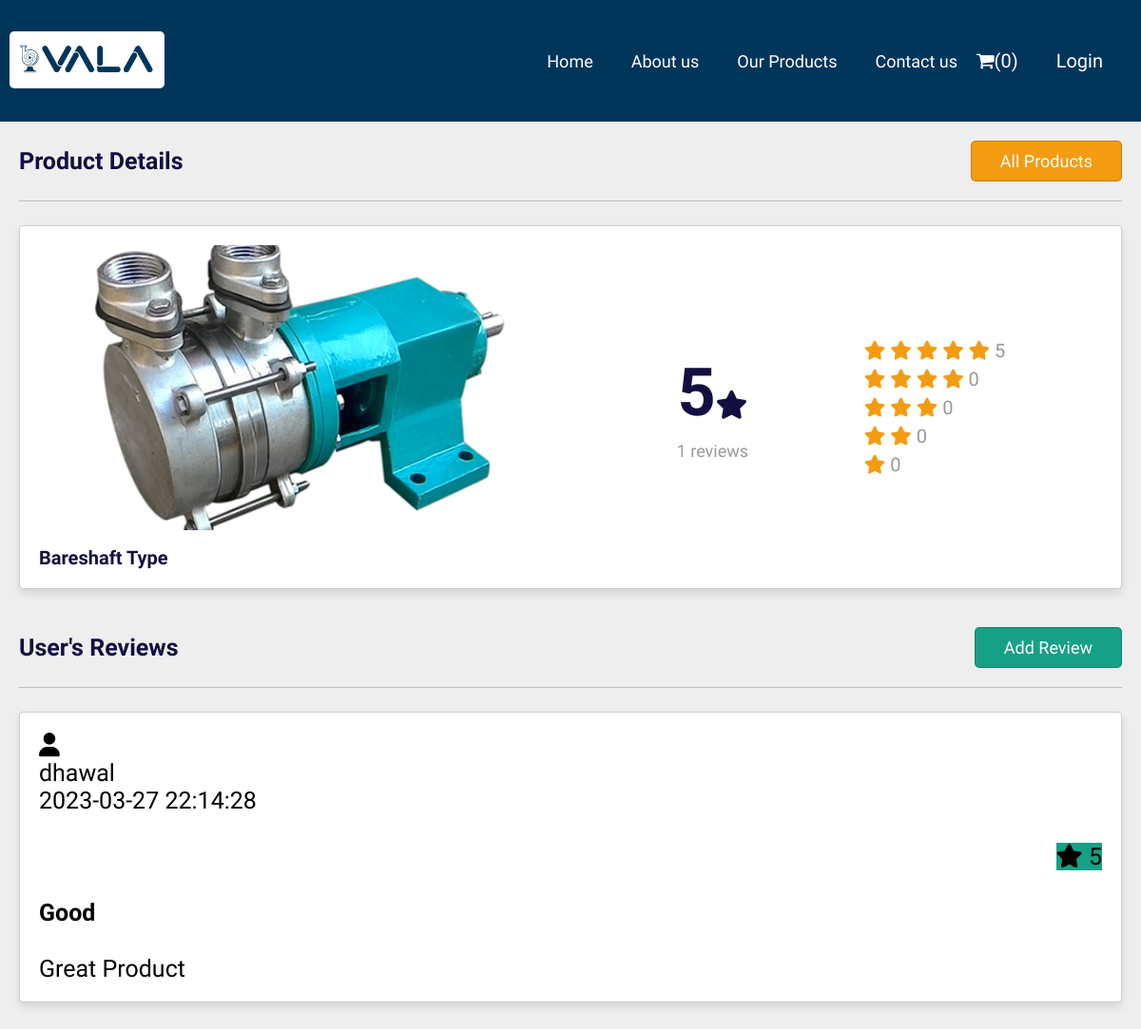
The page /view_review.php?get_id=14 on the database its author committed.
### tables this page shows
CREATE TABLE `product` (
  `product_id` int(11) NOT NULL,
  `product_name` varchar(30) NOT NULL,
  `QOH` int(11) NOT NULL,
  `price` float NOT NULL,
  `img` varchar(50) NOT NULL,
  `description` varchar(255) DEFAULT NULL,
  `status` tinyint(4) NOT NULL,
  `product_cate_id` int(11) NOT NULL
);

CREATE TABLE `feedback_rating` (
  `f_r_id` int(10) NOT NULL,
  `user_id` int(11) NOT NULL,
  `product_id` int(11) NOT NULL,
  `star` int(11) NOT NULL,
  `feedback_titles` varchar(45) NOT NULL,
  `f_comments` text NOT NULL,
  `f_date` datetime NOT NULL DEFAULT current_timestamp()
);

CREATE TABLE `user` (
  `user_id` int(11) NOT NULL,
  `Is_Admin` tinyint(1) DEFAULT 0,
  `fname` varchar(30) NOT NULL,
  `lname` varchar(30) NOT NULL,
  `email` varchar(30) NOT NULL,
  `password` varchar(20) NOT NULL,
  `mob_no` varchar(11) NOT NULL,
  `address` varchar(100) DEFAULT NULL,
  `area_id` int(11) DEFAULT NULL
);

### view_review.php (the view, shortened to what this page needs)
<?php
include 'config.php';
if(isset($_GET['get_id'])){
   $get_id = $_GET['get_id'];
}else{
   $get_id = '';
   header('location:Our_category.php');
}
?>
<!DOCTYPE html>
<html lang="en">
<head>
   <link rel="stylesheet" href="css/s2.css">
   <link rel="stylesheet" href="https://cdnjs.cloudflare.com/ajax/libs/font-awesome/4.7.0/css/font-awesome.min.css">
</head>
<body>
<?php include 'navbar.php'; ?>
<section class="view-post">
   <div class="heading"><h1>product details</h1> <a href="Our-category.php" class="inline-option-btn" style="margin-top: 0;">All Products</a></div>
   <?php
      $select = mysqli_query($conn,"SELECT * FROM product where product_id='$get_id'");
      $num = mysqli_num_rows($select);
      if($num>0){
         while($row = mysqli_fetch_assoc($select)){
            $total_ratings = 0;
            $rating_1 = 0;
            $rating_2 = 0;
            $rating_3 = 0;
            $rating_4 = 0;
            $rating_5 = 0;
         $select1 = mysqli_query($conn,"SELECT f.*,u.*,p.* FROM feedback_rating f,user u,product p WHERE f.user_id=u.user_id AND f.product_id=p.product_id AND p.product_id=$get_id");
         $total_reivews = mysqli_num_rows($select1);
         if($total_reivews>0){
            while($fetch_rating =  mysqli_fetch_assoc($select1)){
               $total_ratings += $fetch_rating['star'];
               if($fetch_rating['star'] == 5){
                  $rating_5 += $fetch_rating['star'];
               }
            }
         }
         if($total_reivews != 0){
               $average = round($total_ratings / $total_reivews, 1);
         }else{
               $average = 0;
         }
   ?>
   <div class="row">
      <div class="col">
         <img src="uploadimage/<?= $row['img']; ?>" alt="" class="image">
         <h3 class="title"><?= $row['product_name']; ?></h3>
      </div>
      <div class="col">
         <div class="flex">
            <div class="total-reviews">
               <h3><?= $average; ?><i class="fas fa-star"></i></h3>
               <p><?= $total_reivews; ?> reviews</p>
            </div>
            <div class="total-ratings">
               <p>
                  <i class="fas fa-star"></i>
                  <i class="fas fa-star"></i>
                  <i class="fas fa-star"></i>
                  <i class="fas fa-star"></i>
                  <i class="fas fa-star"></i>
                  <span><?= $rating_5; ?></span>
               </p>
               <p>
                  <i class="fas fa-star"></i>
                  <i class="fas fa-star"></i>
                  <i class="fas fa-star"></i>
                  <i class="fas fa-star"></i>
                  <span><?= $rating_4; ?></span>
               </p>
               <p>
                  <i class="fas fa-star"></i>
                  <i class="fas fa-star"></i>
                  <i class="fas fa-star"></i>
                  <span><?= $rating_3; ?></span>
               </p>
               <p>
                  <i class="fas fa-star"></i>
                  <i class="fas fa-star"></i>
                  <span><?= $rating_2; ?></span>
               </p>
               <p>
                  <i class="fas fa-star"></i>
                  <span><?= $rating_1; ?></span>
               </p>
            </div>
         </div>
      </div>
   </div>
   <?php
         }
      }else{
         echo '<p class="empty">product is missing!</p>';
      }
   ?>
</section>
<section class="reviews-container">
   <div class="heading"><h1>user's reviews</h1> <a href="add_review.php?get_id=<?= $get_id; ?>" class="inline-btn" style="margin-top: 0;">add review</a></div>
   <?php
      $select_reviews = mysqli_query($conn,"SELECT f.*,u.*,p.* FROM feedback_rating f,user u,product p WHERE f.user_id=u.user_id AND f.product_id=p.product_id AND p.product_id=$get_id");
      $total_reivews1 = mysqli_num_rows($select_reviews);
      if($total_reivews1>0){
         while($fetch_review =  mysqli_fetch_assoc($select_reviews)){?>
         <div class="box-container">
            <div class="user" style="font-size:25px;">
               <div id="user-btn" class="fas fa-user">
               </div>
               <div>
                  <p><?= $fetch_review['fname']; ?></p>
                  <span><?= $fetch_review['f_date']; ?></span>
               </div>
            </div>
            <div class="ratings" >
               <?php if($fetch_review['star'] == 5){ ?>
                  <p style="background:var(--main-color);float:right;font-size:25px;"><i class="fas fa-star"></i> <span><?= $fetch_review['star']; ?></span></p>
               <?php }; ?>
            </div>
            <h3 class="title" style="font-size:25px;"><?= $fetch_review['feedback_titles']; ?></h3>
               <p class="description"  style="font-size:25px;"><?= $fetch_review['f_comments']; ?></p>
         </div>
   <?php
         }
      }else{
         echo '<p class="empty">no reviews added yet!</p>';
      }
   ?>
</section>
</body>
</html>

### css/s2.css (style rules this page uses)
:root { --main-color:#16a085; --red:#eb4d4b; --orange:#f39c12; --black:#130f40; --light-color:#999; --light-bg:#eee; --white:#fff; --border:.1rem solid rgba(0,0,0,.2); --box-shadow:0 .5rem 1rem rgba(0,0,0,.1); }
* { font-family: 'Comfortaa', cursive; margin: 0; padding: 0; box-sizing: border-box; outline: none; border: none; text-decoration: none; scrollbar-color: var(--main-color) var(--black); scrollbar-width: thin; }
html { font-size: 62.5%; overflow-x: hidden; }
body { background-color: var(--light-bg); padding-bottom: 8rem; }
section { max-width: 1200px; margin: 0 auto; padding: 2rem; }
.heading { display: flex; align-items: center; justify-content: space-between; padding-bottom: 2rem; margin-bottom: 2.5rem; gap: 1.5rem; flex-wrap: wrap; border-bottom: var(--border); }
.heading h1 { font-size: 2.5rem; color: var(--black); text-transform: capitalize; }
.inline-btn, .inline-delete-btn, .inline-option-btn { display: inline-block; }
.btn, .delete-btn, .option-btn, .inline-btn, .inline-delete-btn, .inline-option-btn { margin-top: 1rem; text-align: center; padding: 1rem 3rem; font-size: 1.8rem; border-radius: .5rem; border: var(--border); color: var(--white); cursor: pointer; text-transform: capitalize; }
.btn, .inline-btn { background-color: var(--main-color); }
.option-btn, .inline-option-btn { background-color: var(--orange); }
.view-post .row { display: flex; align-items: center; flex-wrap: wrap; gap: 2rem; background-color: var(--white); box-shadow: var(--box-shadow); border: var(--border); background-color: var(--white); padding: 2rem; border-radius: .5rem; }
.view-post .row .col { flex: 1 1 40rem; }
.view-post .row .col .image { width: 100%; height: 30rem; border-radius: .5rem; object-fit: cover; margin-bottom: 1.5rem; }
.view-post .row .col .title { font-size: 2rem; color: var(--black); }
.view-post .row .col .flex { display: flex; flex-wrap: wrap; gap: 2rem; align-items: center; justify-content: space-evenly; }
.view-post .row .col .flex .total-reviews { text-align: center; }
.view-post .row .col .flex .total-reviews h3 { font-size: 7rem; color: var(--black); }
.view-post .row .col .flex .total-reviews i { font-size: 3rem; }
.view-post .row .col .flex .total-reviews p { font-size: 1.8rem; color: var(--light-color); padding-top: 1rem; }
.view-post .row .col .flex .total-ratings { font-size: 2rem; }
.view-post .row .col .flex .total-ratings p { padding: .3rem 0; }
.view-post .row .col .flex .total-ratings p i { color: var(--orange); }
.view-post .row .col .flex .total-ratings p span { color: var(--light-color); }
.reviews-container .box-container { display: grid; row-gap: 3rem; background-color: var(--white); box-shadow: var(--box-shadow); border: var(--border); border-radius: .5rem; padding: 2rem; }

### navbar.php (style rules this page uses)
body { margin: 0; font-family: Arial, Helvetica, sans-serif; }

### rows shown on the page
product: img (picture), product_name "Bareshaft Type", average "5", total_reivews "1", rating_5 "5", rating_4 "0", rating_3 "0", rating_2 "0", rating_1 "0"
feedback_rating: user.fname "dhawal", f_date "2023-03-27 22:14:28", star "5", feedback_titles "Good", f_comments "Great Product"

### other values the page prints
$count "0"
